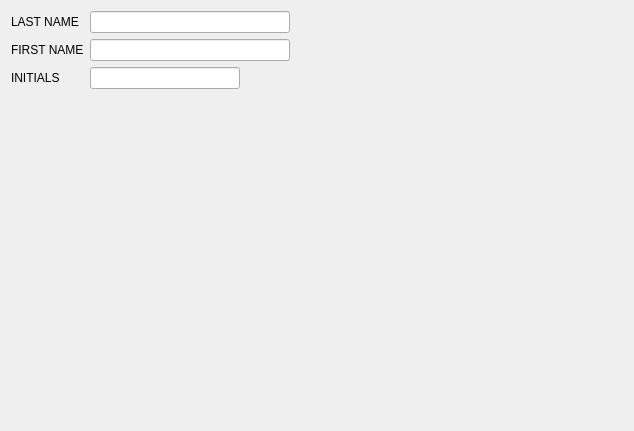
<?xml version="1.0" encoding="UTF-8"?>
<ui version="4.0">
 <class>Pharmacist_00</class>
 <widget class="QWizardPage" name="Pharmacist_00">
  <property name="geometry">
   <rect>
    <x>0</x>
    <y>0</y>
    <width>634</width>
    <height>431</height>
   </rect>
  </property>
  <layout class="QFormLayout" name="formLayout">
   <property name="fieldGrowthPolicy">
    <enum>QFormLayout::AllNonFixedFieldsGrow</enum>
   </property>
   <item row="0" column="0">
    <widget class="QLabel" name="lastLabel">
     <property name="text">
      <string>LAST NAME</string>
     </property>
    </widget>
   </item>
   <item row="0" column="1">
    <layout class="QHBoxLayout" name="horizontalLayout">
     <item>
      <widget class="QLineEdit" name="lastField">
       <property name="minimumSize">
        <size>
         <width>200</width>
         <height>0</height>
        </size>
       </property>
       <property name="maximumSize">
        <size>
         <width>200</width>
         <height>16777215</height>
        </size>
       </property>
       <property name="maxLength">
        <number>32</number>
       </property>
      </widget>
     </item>
     <item>
      <spacer name="horizontalSpacer">
       <property name="orientation">
        <enum>Qt::Horizontal</enum>
       </property>
       <property name="sizeHint" stdset="0">
        <size>
         <width>40</width>
         <height>20</height>
        </size>
       </property>
      </spacer>
     </item>
    </layout>
   </item>
   <item row="1" column="0">
    <widget class="QLabel" name="firstLabel">
     <property name="text">
      <string>FIRST NAME</string>
     </property>
    </widget>
   </item>
   <item row="1" column="1">
    <layout class="QHBoxLayout" name="horizontalLayout_2">
     <item>
      <widget class="QLineEdit" name="firstField">
       <property name="minimumSize">
        <size>
         <width>200</width>
         <height>0</height>
        </size>
       </property>
       <property name="maximumSize">
        <size>
         <width>200</width>
         <height>16777215</height>
        </size>
       </property>
       <property name="maxLength">
        <number>32</number>
       </property>
      </widget>
     </item>
     <item>
      <spacer name="horizontalSpacer_2">
       <property name="orientation">
        <enum>Qt::Horizontal</enum>
       </property>
       <property name="sizeHint" stdset="0">
        <size>
         <width>40</width>
         <height>20</height>
        </size>
       </property>
      </spacer>
     </item>
    </layout>
   </item>
   <item row="2" column="0">
    <widget class="QLabel" name="initialsLabel">
     <property name="text">
      <string>INITIALS</string>
     </property>
    </widget>
   </item>
   <item row="2" column="1">
    <layout class="QHBoxLayout" name="horizontalLayout_3">
     <item>
      <widget class="QLineEdit" name="initialsField">
       <property name="minimumSize">
        <size>
         <width>150</width>
         <height>0</height>
        </size>
       </property>
       <property name="maximumSize">
        <size>
         <width>150</width>
         <height>16777215</height>
        </size>
       </property>
       <property name="maxLength">
        <number>8</number>
       </property>
      </widget>
     </item>
     <item>
      <spacer name="horizontalSpacer_3">
       <property name="orientation">
        <enum>Qt::Horizontal</enum>
       </property>
       <property name="sizeHint" stdset="0">
        <size>
         <width>40</width>
         <height>20</height>
        </size>
       </property>
      </spacer>
     </item>
    </layout>
   </item>
  </layout>
 </widget>
 <tabstops>
  <tabstop>lastField</tabstop>
  <tabstop>firstField</tabstop>
  <tabstop>initialsField</tabstop>
 </tabstops>
 <resources/>
 <connections/>
</ui>
